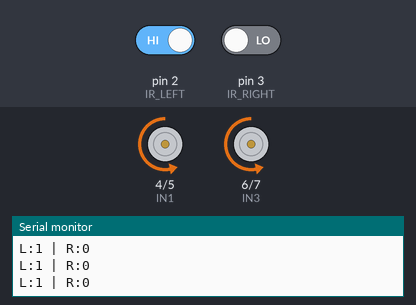
Recording of a sketch running on a simulated Arduino Uno, built with avr-gcc and run on an emulated ATmega328P. On the bench: motor-driver pin pairs drawn as motors (green arrow = first pin HIGH = forward, orange = second pin HIGH = backward, longer = more drive, scaled by the enable pin), the last lines printed to the serial monitor. Inputs (shaded band) come from the test bench; at power-on: pin 2 (IR_LEFT) HIGH, pin 3 (IR_RIGHT) LOW.

Above: at 1.2 s.
1.3 s: pin 2 (IR_LEFT) driven LOW
At 2.4 s:
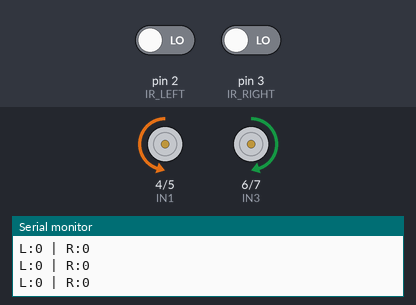
2.8 s: pin 3 (IR_RIGHT) driven HIGH
At 3.6 s:
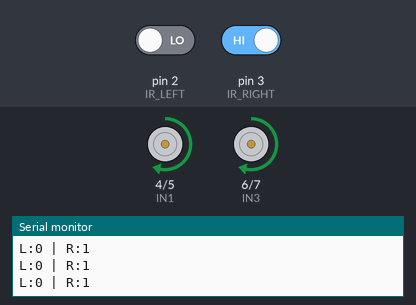
4.3 s: pin 2 (IR_LEFT) driven HIGH
At 4.9 s:
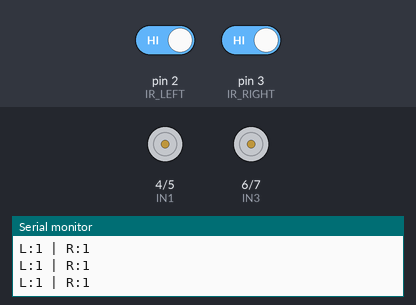
5.8 s: pin 3 (IR_RIGHT) driven LOW
At 6.2 s:
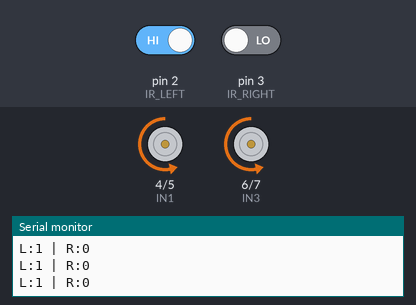
Timing chart, 0 to 8.3 s (numbered marks = the images above; inputs shaded):
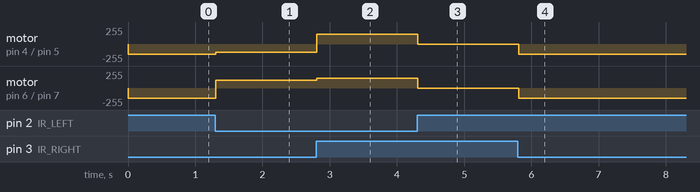

Measured:
- after the input at 1.3 s, motor on pin 4 (IN1) / pin 5 (IN2): backward 150/255 → backward 120/255 at once; motor on pin 6 (IN3) / pin 7 (IN4): backward 150/255 → forward 120/255 at once
- after the input at 2.8 s, motor on pin 4 (IN1) / pin 5 (IN2): backward 120/255 → forward 150/255 at once; motor on pin 6 (IN3) / pin 7 (IN4): forward 120/255 → forward 150/255 at once
- after the input at 4.3 s, motor on pin 4 (IN1) / pin 5 (IN2), motor on pin 6 (IN3) / pin 7 (IN4): forward 150/255 → stopped at once
- after the input at 5.8 s, motor on pin 4 (IN1) / pin 5 (IN2), motor on pin 6 (IN3) / pin 7 (IN4): stopped → backward 150/255 at once

The sketch:

Bot_movement.ino
```cpp
// === Motor Pin Definitions (from your setup) ===
const int IN1 = 4;    // Right motor IN1
const int IN2 = 5;    // Right motor IN2
const int IN3 = 6;    // Left motor IN3
const int IN4 = 7;    // Left motor IN4
const int ENA = 9;    // Right motor speed (PWM)
const int ENB = 10;   // Left motor speed (PWM)

// === IR Sensors ===
const int IR_LEFT  = 2;  // Left line sensor
const int IR_RIGHT = 3;  // Right line sensor

// === Motor speed settings ===
#define SPEED 120     // Forward speed
#define TURN 150      // Turning speed

void setup() {
  // Motor pins
  pinMode(IN1, OUTPUT);
  pinMode(IN2, OUTPUT);
  pinMode(IN3, OUTPUT);
  pinMode(IN4, OUTPUT);
  pinMode(ENA, OUTPUT);
  pinMode(ENB, OUTPUT);

  // Sensors
  pinMode(IR_LEFT, INPUT);
  pinMode(IR_RIGHT, INPUT);

  Serial.begin(9600);
}

void loop() {
  bool leftSensor  = digitalRead(IR_LEFT);
  bool rightSensor = digitalRead(IR_RIGHT);

  // Print sensor readings for debugging
  Serial.print("L:");
  Serial.print(leftSensor);
  Serial.print(" | R:");
  Serial.println(rightSensor);

  // === Line-following logic ===
  if (leftSensor == LOW && rightSensor == LOW) {
    moveForward();        // Both sensors detect line → go forward
  }
  else if (leftSensor == LOW && rightSensor == HIGH) {
    turnRight();          // Left detects line, right off → turn right
  }
  else if (leftSensor == HIGH && rightSensor == LOW) {
    turnLeft();           // Right detects line, left off → turn left
  }
  else {
    stopMotors();         // Both sensors off line → stop
  }

  delay(100); // Small delay for stability
}

// === Motor control functions ===
void moveForward() {
  digitalWrite(IN1, LOW);
  digitalWrite(IN2, HIGH);
  digitalWrite(IN3, HIGH);
  digitalWrite(IN4, LOW);
  analogWrite(ENA, SPEED);
  analogWrite(ENB, SPEED);
}

void turnRight() {
  digitalWrite(IN1, HIGH);
  digitalWrite(IN2, LOW);  // Right motor backward
  digitalWrite(IN3, HIGH);
  digitalWrite(IN4, LOW);  // Left motor forward
  analogWrite(ENA, TURN);
  analogWrite(ENB, TURN);
}

void turnLeft() {
  digitalWrite(IN1, LOW);  // Right motor forward
  digitalWrite(IN2, HIGH);
  digitalWrite(IN3, LOW);  // Left motor backward
  digitalWrite(IN4, HIGH);
  analogWrite(ENA, TURN);
  analogWrite(ENB, TURN);
}

void stopMotors() {
  digitalWrite(IN1, LOW);
  digitalWrite(IN2, LOW);
  digitalWrite(IN3, LOW);
  digitalWrite(IN4, LOW);
  analogWrite(ENA, 0);
  analogWrite(ENB, 0);
}
```
